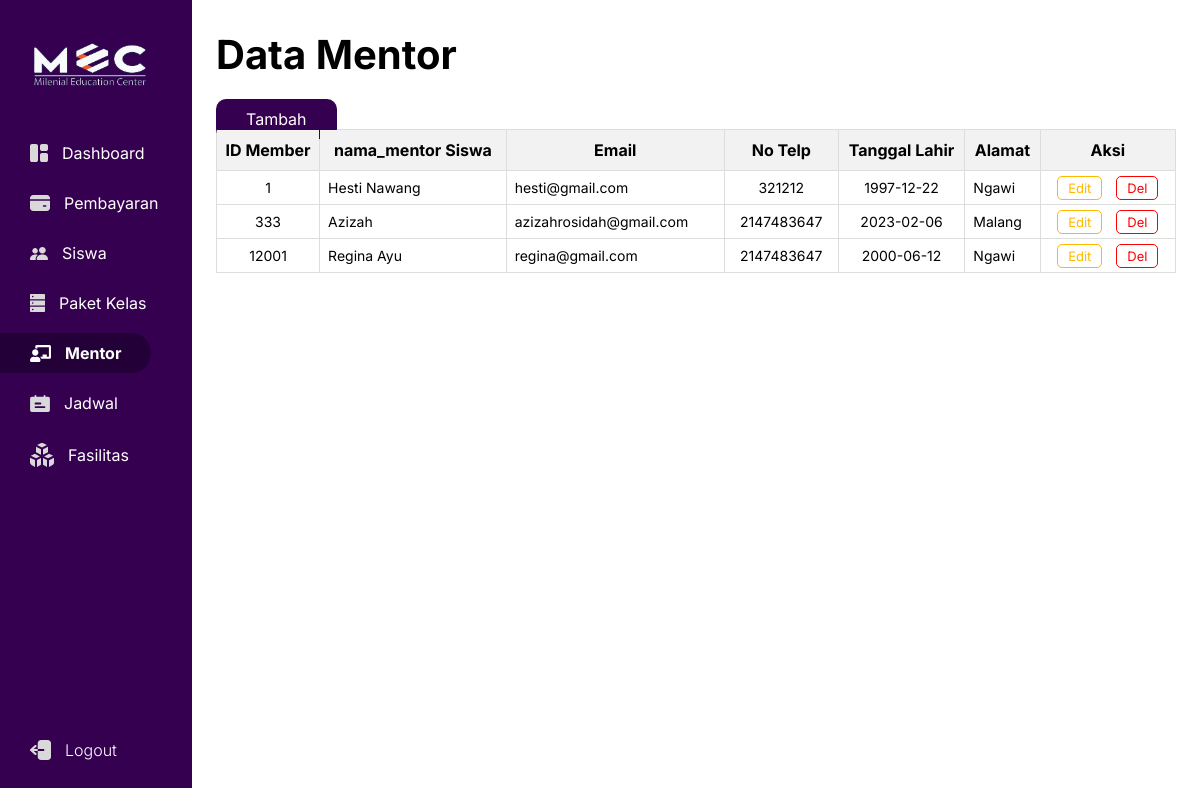
Screenshot of /OOP/mentor/index.php with the database file from the repository.
### tables this page shows
CREATE TABLE `table_mentor` (
  `id_mentor` int(13) NOT NULL,
  `nama_mentor` varchar(255) NOT NULL,
  `email` varchar(255) NOT NULL,
  `telp` int(13) NOT NULL,
  `tgl_lahir` date NOT NULL,
  `alamat` varchar(255) NOT NULL
);

### OOP/koneksi.php (called while the page is built, shortened)
<?php
class koneksi
{
  private $hostname = "localhost";
  private $username = "root";
  private $password = "";
  private $name = "db_bimbelonline";
  public function __construct()
  {
    $this->koneksi = new mysqli($this->hostname, $this->username, $this->password, $this->name);
  }
}

### OOP/mentor/controller.php (called while the page is built, shortened)
<?php
include_once '../koneksi.php';
class Controller extends koneksi
{
    public function query($data)
    {
        $perintah_data = $this->koneksi->query($data);
        return $perintah_data;
    }
    public function View()
    {
        $member = 'SELECT * FROM table_mentor';
        $perintah = $this->query($member);
        return $perintah;
    }
}

### OOP/mentor/index.php (the view, shortened to what this page needs)
<?php
require_once '../koneksi.php';
require_once 'controller.php';
$obj = new controller();
$data = $obj->View();
?>
<!DOCTYPE html>
<html lang="en">
<head>
    <link rel="stylesheet" href="../../assets/style.css">
</head>
<body>
    <div class="container">
        <section class="left">
            <div class="top">
                <img class="logo" src="../../assets/ikon/Logo-MEC.png" alt="">
            </div>
            <div class="sidebar-menu">
                <ul>
                    <li><a href="../../index.php"> <img src="../../assets/ikon/Dashboard.svg" alt=""> Dashboard</a></li>
                    <li><a href="../pembayaran/index.php"> <img src="../../assets/ikon/payment.svg" alt=""> Pembayaran</a></li>
                    <li><a href="../member/member.php"> <img src="../../assets/ikon/Siswa.svg" alt=""> Siswa</a></li>
                    <li><a href="../peket_kelas/index.php"> <img src="../../assets/ikon/Pkt_kelas.svg" alt=""> Paket Kelas</a></li>
                    <li><a class="active" href="../mentor/index_mentor.php"> <img src="../../assets/ikon/active-mentor.svg" alt=""> Mentor</a></li>
                    <li><a href="../jadwal/index_jadwal.php"> <img src="../../assets/ikon/Jadwal.svg" alt=""> Jadwal</a></li>
                    <li><a href="../fasilitas/index.php"> <img src="../../assets/ikon/fasilitas.svg" alt=""> Fasilitas</a></li>
                    <li><a class="log-out-btn"> <img src="../../assets/ikon/logout.svg" alt=""> Logout</a></li>
                </ul>
            </div>
        </section>
        <section class="right">
            <div class="top">
                <h1>Data Mentor</h1>
            </div>
            <div class="content">
                <a class="btn-add" onclick="togglePopup()">Tambah</a>
                <table>
                    <thead>
                        <tr>
                            <th>ID Member</th>
                            <th>nama_mentor Siswa</th>
                            <th>Email</th>
                            <th>No Telp</th>
                            <th>Tanggal Lahir</th>
                            <th>Alamat</th>
                            <th>Aksi</th>
                        </tr>
                    </thead>
                    <tbody>
                        <?php
                        while ($row = $data->fetch_assoc()) {
                        ?>
                            <tr>
                                <td class="td-no"><?php echo $row['id_mentor']; ?></td>
                                <td class="nama_mentor"><?php echo $row['nama_mentor']; ?></td>
                                <td><?php echo $row['email']; ?></td>
                                <td class="td-no"><?php echo $row['telp']; ?></td>
                                <td class="td-no"><?php echo $row['tgl_lahir']; ?></td>
                                <td><?php echo $row['alamat']; ?></td>
                                <td class="btn-aksi td-no">
                                    <a class="btn-edit" onclick="showEditPopup(<?php echo $row['id_mentor']; ?>)">Edit</a>
                                    <a class="btn-hapus" onclick="showDelPopup(<?php echo $row['id_mentor']; ?>)">Del</a>
                                </td>
                            <?php $no += 1;
                        } ?>
                            </tr>
                    </tbody>
                </table>
            </div>
        </section>
    </div>
</body>
</html>

### assets/style.css (style rules this page uses)
* { margin: 0; padding: 0; font-family: 'Inter', sans-serif; }
.container { display: flex; }
.logo { width: 120px; padding-top: 10px; margin-bottom: 10px; }
.left { background-color: #360050; color: #fff; width: 240px; height: 100vh; }
.left .top { padding: 30px; }
.left .sidebar-menu .log-out-btn { position: fixed; bottom: 10px; margin-bottom: 20px; color: #fff; border: none; border-radius: 12px; cursor: pointer; font-weight: 300; z-index: 999; }
.sidebar-menu img { margin-right: 14px; }
.sidebar-menu li { list-style: none; margin-bottom: 10px; text-align: left; color: #B9B9B9; display: flex; align-items: center; }
.sidebar-menu li .active { color: white; background-color: #240038; border-top-right-radius: 20px; border-bottom-right-radius: 20px; font-weight: 700; }
.left .sidebar-menu li a { color: #fff; text-decoration: none; font-size: 16px; padding-top: 10px; padding-bottom: 10px; padding-left: 30px; padding-right: 30px; display: flex; align-items: center; }
.right { padding: 0px 24px; width: 1200px; }
.right .top { margin-top: 30px; margin-bottom: 30px; }
.right .top h1 { font-size: 40px; }
.right .content .btn-add { background-color: #360050; cursor: pointer; padding: 10px 30px; color: white; text-decoration: none; border-radius: 10px; }
table { border-collapse: collapse; width: 100%; margin-top: 0px; padding-top: 0px; }
td.td-no { text-align: center; }
td { border: 1px solid #dddddd; text-align: left; padding: 8px; font-size: 14px; }
th { text-align: center; position: sticky; top: 0; background-color: #f2f2f2; border: 1px solid #dddddd; padding: 10px 2px; font-size: 16px; }
thead tr { top: 0; }
.btn-edit { background-color: transparent; cursor: pointer; font-size: 13px; padding: 3px 10px; border-radius: 5px; border: 0.7px solid #FFB800; margin-right: 10px; text-decoration: none; color: #FFB800; }
.btn-hapus { font-size: 13px; background-color: transparent; padding: 3px 10px; cursor: pointer; color: #ff0000; border-radius: 5px; text-decoration: none; border: 0.7px solid #ff0000; }

### rows the page displays
table_mentor: id_mentor "1", nama_mentor "Hesti Nawang", email "hesti@gmail.com", telp "321212", tgl_lahir "1997-12-22", alamat "Ngawi"
table_mentor: id_mentor "333", nama_mentor "Azizah", email "azizahrosidah@gmail.com", telp "2147483647", tgl_lahir "2023-02-06", alamat "Malang"
table_mentor: id_mentor "12001", nama_mentor "Regina Ayu", email "regina@gmail.com", telp "2147483647", tgl_lahir "2000-06-12", alamat "Ngawi"
